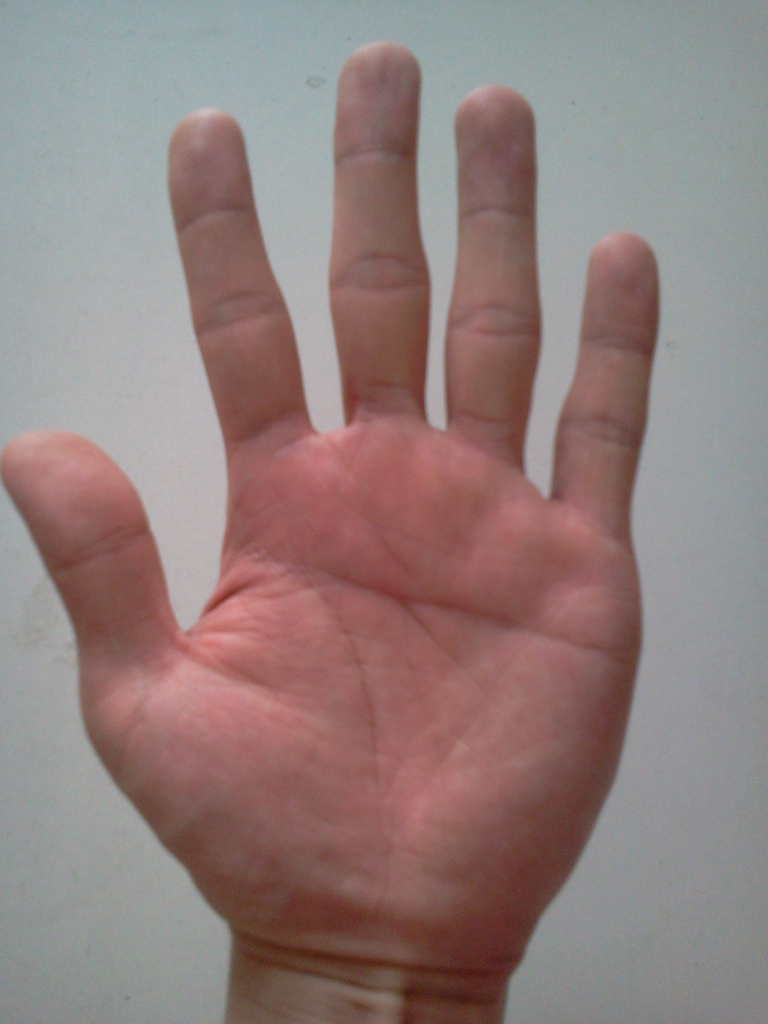
#> input picture recognize/sandbox/cutout/cutout/hand.jpg, 1536 x 2048 px, found by its file name (shown at 1/2 size)
$ python liyuhan.py   (older library calls are emulated)
#> lines starting #> are read from the running program, lines starting #| are printed output that depends on the picture; after the words box and inside, x2 and y2 are one past the last pixel; in counts of white or black regions, pixels touching at a corner belong together
import cv2
import os
from scipy.misc import *
import numpy as np
import matplotlib.pyplot as plt


class Predeal:

    def preALLDeal(self,path):
        # 00 open a picture
        img = self.open(path)

        # get height and width of original picture
        h, w = img.shape[:2]

        # 01 turn rgb to ycrcb
        imgYCC = self.imgYCC(img)

        # 02 blured
        # you can choose tmp parameters
        tmp = (3, 3)
        # choice = 0 no blure choice = 1 blure choice = 2 filter2D choice = 3 Gaussian
        blured_img = self.blured(1, imgYCC , tmp)

        # 03 treshing
        tresh_img = self.thresh(blured_img)


        # 04 get contours
        contours = self.contours(tresh_img)

        # 05 find_min_rec
        self.find_min_rec(img, contours)
        # draw images
        # opencv的一个像素为：[B,G,R] ,matplotlib的一个像素为：[R,G,B]
        plt.figure()
        img_ = cv2.cvtColor(img, cv2.COLOR_BGR2RGB)
        plt.subplot(221), plt.imshow(img_), plt.title('original'), plt.axis('off')

        #blureImg_ = cv2.cvtColor(blured_img, cv2.COLOR_BGR2RGB)
        plt.subplot(222), plt.imshow(blured_img), plt.title('blured'), plt.axis('off')

        plt.subplot(223), plt.imshow(tresh_img, cmap='gray'), plt.title('otsu treshing'), plt.axis('off')

        cv2.drawContours(img_, contours, -1, (0, 0, 255), 3)
        plt.subplot(224),plt.imshow(img_), plt.title('contours'), plt.axis('off')

        plt.show()


    def open(self, path):
#> called with path = './hand.jpg'
        if os.path.exists(path) and os.path.isfile(path):
            return cv2.imread( path )
#> returned value is the input picture: shape (2048, 1536, 3); mean B, G, R 124.9, 126.7, 145.9
        else:
            print("no exists file = ", path)
            return None

    def imgYCC(self,img):
        return cv2.cvtColor(img, cv2.COLOR_BGR2YCR_CB)
#> returned value: shape (2048, 1536, 3); mean of channels 0, 1, 2 132.2, 137.8, 123.8
#> in blured, `return cv2.blur(img, tmp)`:
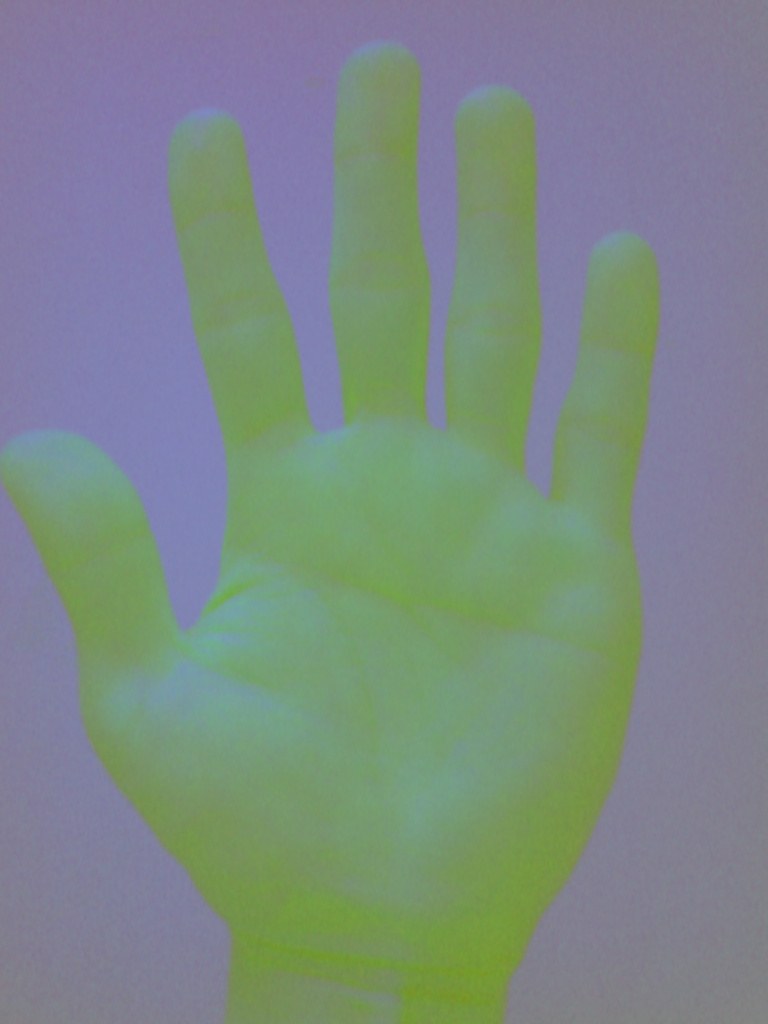
#> returned value: shape (2048, 1536, 3) (shown at 1/2 size); mean of channels 0, 1, 2 132.2, 137.8, 123.8; drawn as B, G, R

    def thresh(self, img):
        if img.all() == None:
            print('please open an image first')
            return None

        img_gray = cv2.cvtColor( img, cv2.COLOR_BGR2GRAY)
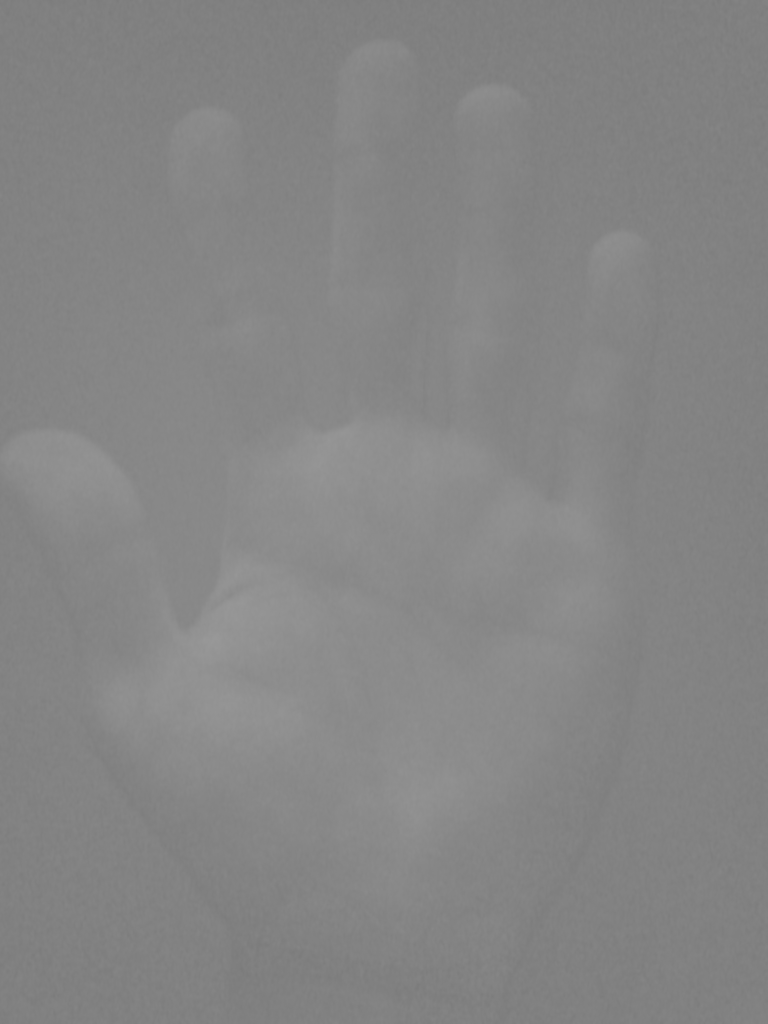
#> img_gray: shape (2048, 1536) (shown at 1/2 size); min 123, max 153, mean 133
        #  gray_img
        #  plt.hist(img_gray.ravel(), 256)
        #  plt.show()
        retval, im_at_fixed = cv2.threshold(img_gray, 0, 255, cv2.THRESH_BINARY_INV + cv2.THRESH_OTSU)
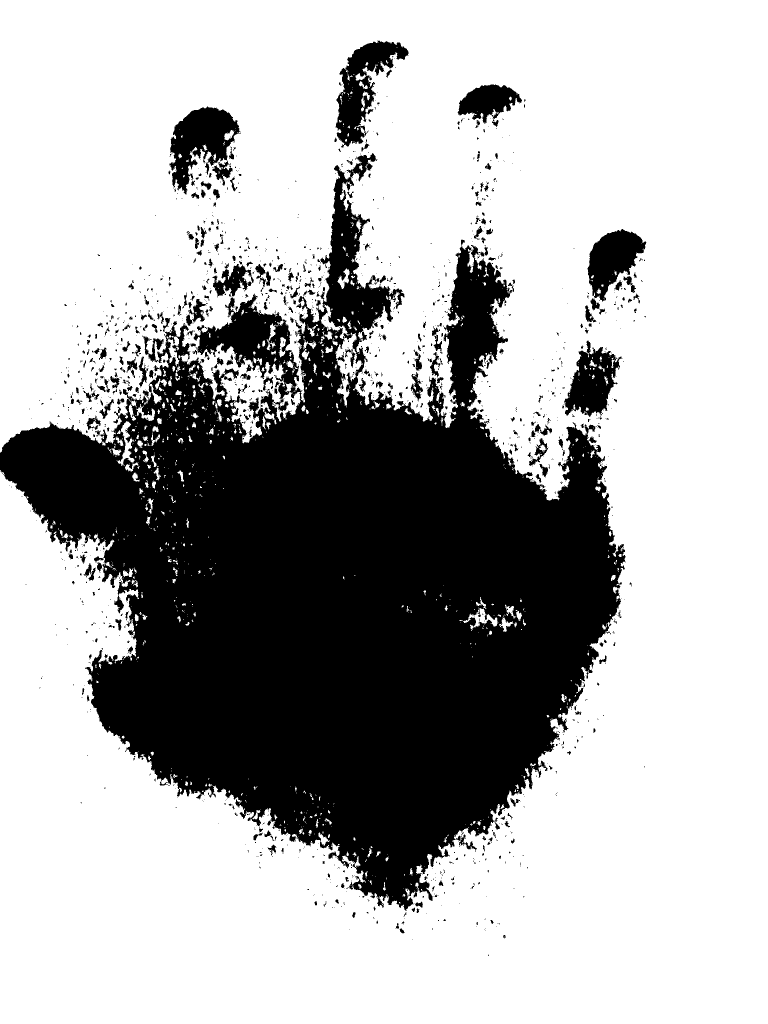
#> im_at_fixed: shape (2048, 1536) (shown at 1/2 size); 69.3% white; 1606 black regions (1269 under 20 px)
#> retval = 134

        return im_at_fixed

    def blured(self, choice, img, tmp):
        if choice == 0:
            return img
        elif choice == 1:
            return cv2.blur(img, tmp)
        elif choice == 2:
            kernel = np.ones(tmp, np.float32) / (tmp[0]*tmp[1])
            return cv2.filter2D(img, -1, kernel)
        elif choice == 3:
            return cv2.GaussianBlur(img, tmp, 0)
        elif choice == 4:
            kernel = np.ones(tmp, np.float32)


    def contours(self, img):
        if img.all() == None:
            print('please open an image first')
            return None

        image, contours, hierarchy = cv2.findContours(img, cv2.RETR_EXTERNAL, cv2.CHAIN_APPROX_SIMPLE)
#> contours = 970 contours, 818 with area under 20; largest, box (x1, y1, x2, y2) and area: (0, 0, 1536, 2048) 2227516, (642, 610, 726, 815) 3819, (233, 842, 269, 932) 884, (926, 1215, 995, 1260) 858, (335, 673, 359, 733) 530
        return contours

    def find_min_rec(self, img, contours):
        for p in contours:
            x, y, w, h = cv2.boundingRect(p)
            cv2.rectangle(img, (x, y), (x+w , y+h), (0, 255, 0), 2)
            # find minimum area
            rect = cv2.minAreaRect(p)
            # calculate coordinates of the minimum area rectangle
            box = cv2.boxPoints(rect)
            # normalize coordinates to integers
            box = np.int0(box)
            # draw contours
            cv2.drawContours(img, [box], 0, (0, 0, 255), 3)

            # calculate center and radius of minimum enclosing circle
            (x, y), radius = cv2.minEnclosingCircle(p)
            # cast to integers
            center = (int(x), int(y))
            radius = int(radius)
            # draw the circle
            img = cv2.circle(img, center, radius, (0, 255, 0), 2)
#> this loop made 970 passes
#> (w, h, rect, box, radius) on passes 2, 4, 5: (1, 1, ((785, 1793), (0, 0), -90), [[785, 1793], [785, 1793], [785, 1793], [785, 1793]], 0), (1, 1, ((828, 1781), (0, 0), -90), [[828, 1781], [828, 1781], [828, 1781], [828, 1781]], 0), (1, 1, ((715, 1778), (0, 0), -90), [[715, 1778], [715, 1778], [715, 1778], [715, 1778]], 0)
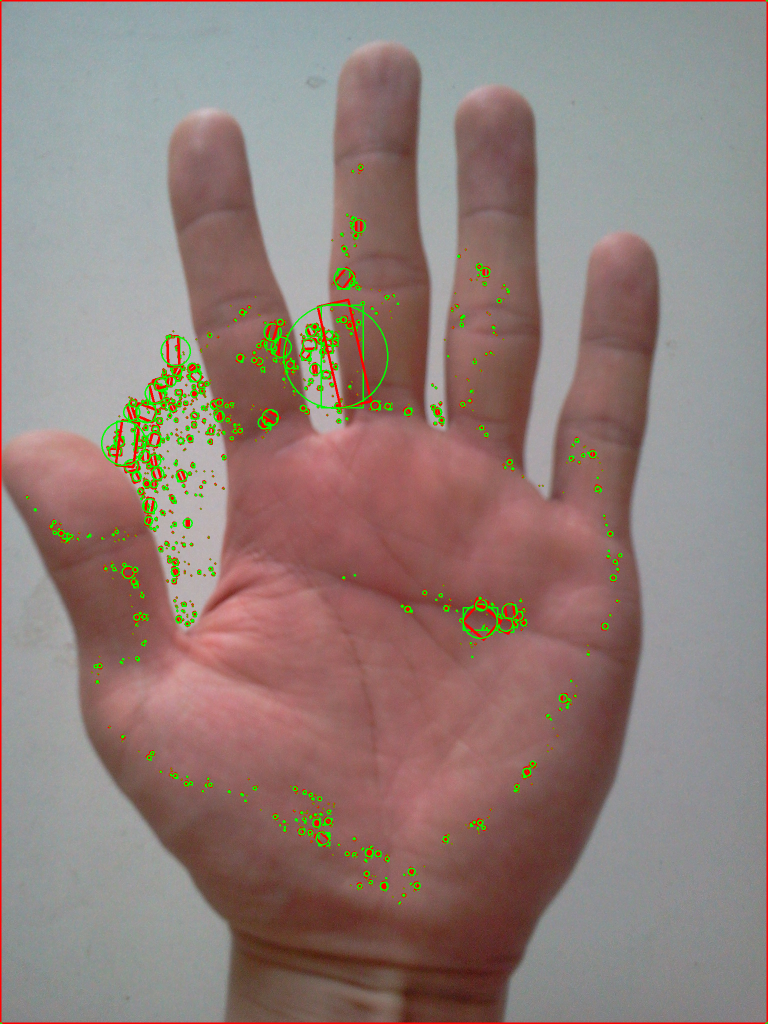
#> img: shape (2048, 1536, 3) (shown at 1/2 size); mean B, G, R 121, 126.2, 145.6

        cv2.drawContours(img, contours, -1, (255, 0, 0), 1)
#> img: shape (2048, 1536, 3); 1.13% of pixels changed, all inside (x1, y1, x2, y2) = (0, 0, 1536, 2048)


if __name__ == '__main__':
    IMGPATH = './hand.jpg'
    # IMGPATH ='/Users/liyuhan/Desktop/1.jpg'
    t = Predeal()
    t.preALLDeal(IMGPATH)
#> in preALLDeal, `cv2.drawContours(img_, contours, -1, (0, 0, 255), 3)`:
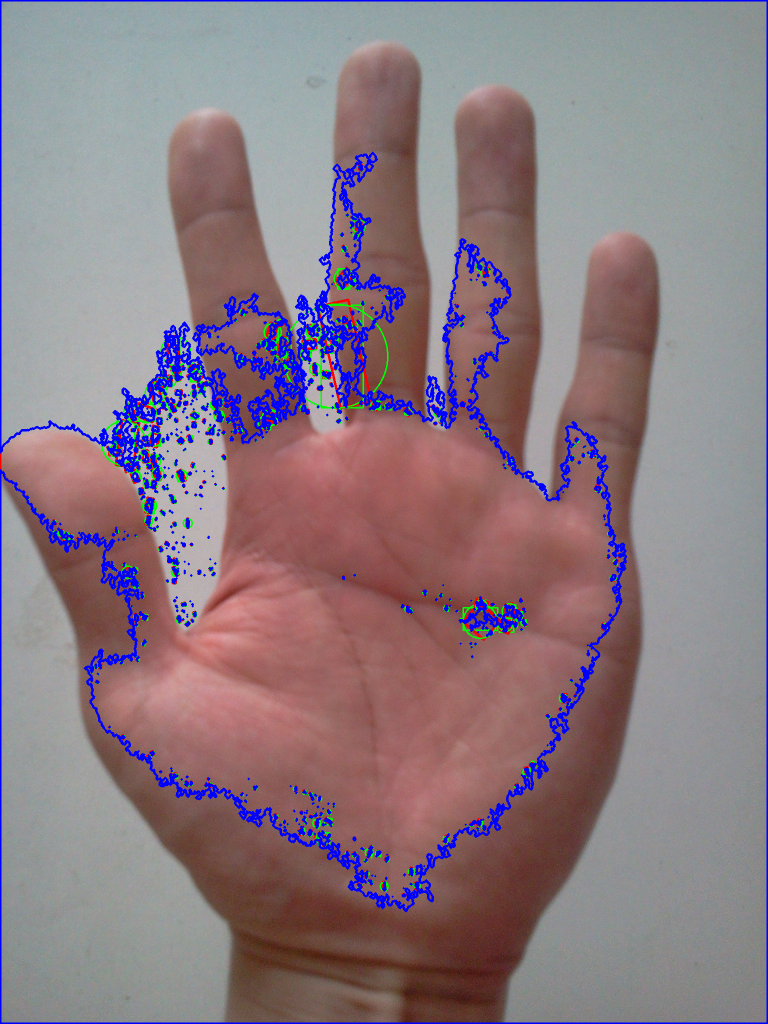
#> img_: shape (2048, 1536, 3) (shown at 1/2 size); mean R, G, B 138.7, 121.4, 130.2

$ run again, with recognize/sandbox/cutout/cutout/yangxuanyue.jpg copied over recognize/sandbox/cutout/cutout/hand.jpg
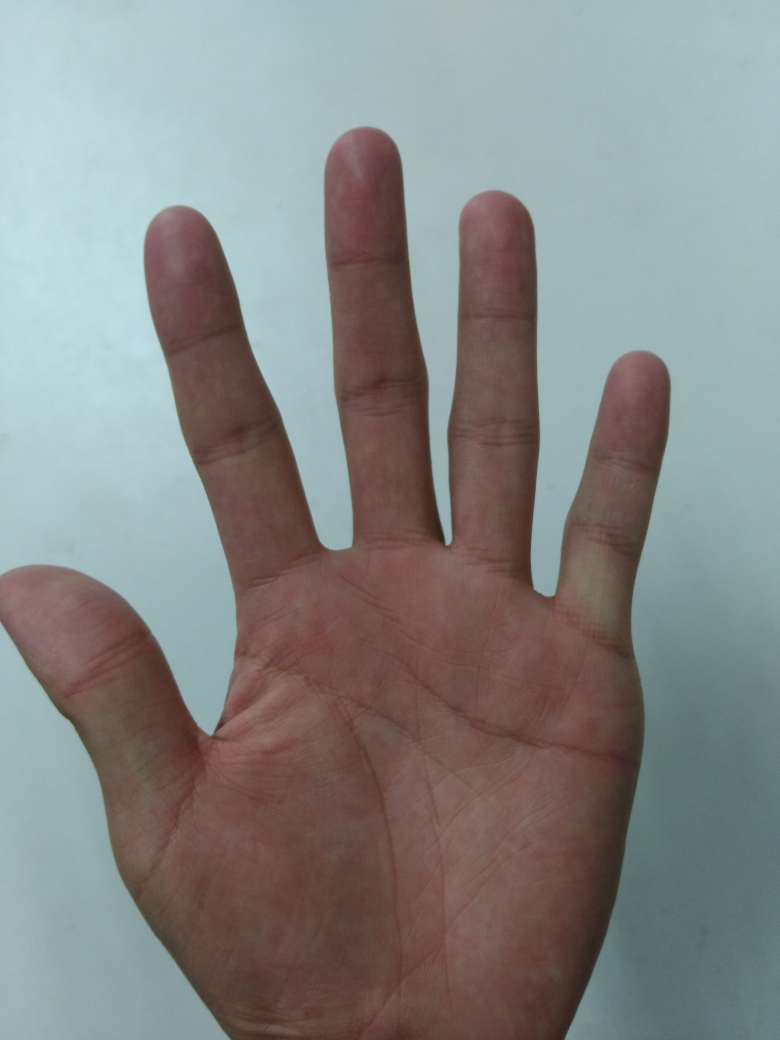
#> input picture recognize/sandbox/cutout/cutout/yangxuanyue.jpg, 3120 x 4160 px, found by its file name (shown at 1/4 size)
#> in open, returned value is the input picture: shape (4160, 3120, 3); mean B, G, R 133.8, 135, 133.6
#> in thresh, `retval, im_at_fixed = cv2.threshold(img_gray, 0, 255, cv2.THRESH_BINAR..`:
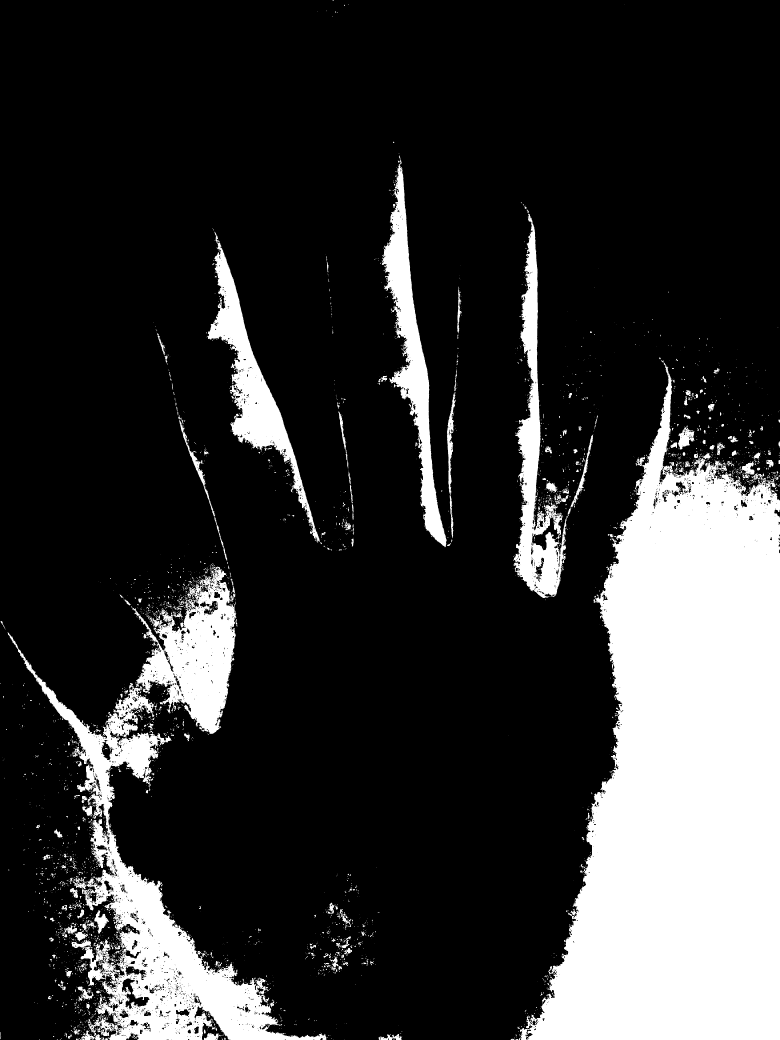
#> im_at_fixed: shape (4160, 3120) (shown at 1/4 size); 19.7% white; 4626 white regions (3991 under 20 px)
#> retval = 126
#> in contours, `image, contours, hierarchy = cv2.findContours(img, cv2.RETR_EXTERNAL, ..`: contours = 4439 contours, 4078 with area under 20; largest, box (x1, y1, x2, y2) and area: (2076, 1451, 3120, 4160) 1679808, (30, 2529, 1311, 4160) 376861, (529, 2265, 945, 2936) 140344, (2052, 856, 2272, 2392) 101912, (1527, 655, 1787, 2189) 98856
#> the loop in find_min_rec, `for p in contours:` made 4439 passes
#> (w, h, rect, box, radius) on passes 1 to 3: (2, 1, ((1572.5, 4159), (0, 1), -90), [[1573, 4159], [1572, 4159], [1572, 4159], [1573, 4159]], 0), (2, 1, ((1376.5, 4159), (0, 1), -90), [[1377, 4159], [1376, 4159], [1376, 4159], [1377, 4159]], 0), (2, 1, ((1332.5, 4159), (0, 1), -90), [[1333, 4159], [1332, 4159], [1332, 4159], [1333, 4159]], 0)
#> in preALLDeal, `cv2.drawContours(img_, contours, -1, (0, 0, 255), 3)`:
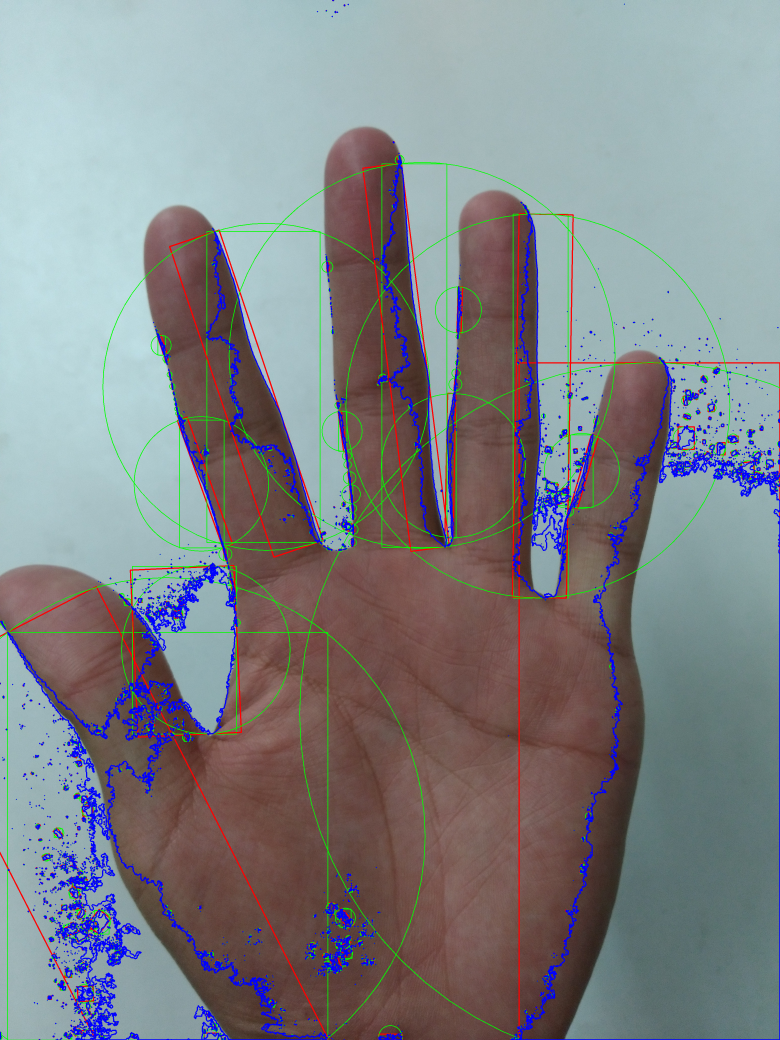
#> img_: shape (4160, 3120, 3) (shown at 1/4 size); mean R, G, B 129.1, 131.6, 135.3
